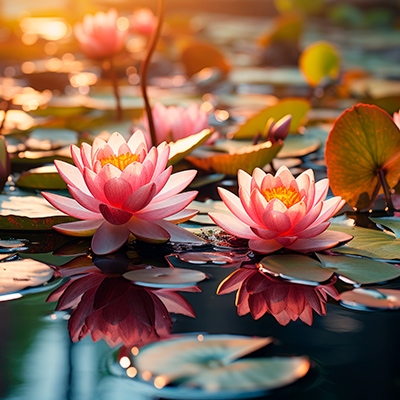
#> input picture tareas/3/24190107/Fotos/Loto.jpg, 400 x 400 px, found by its file name
$ python Redimensionar.py
#> lines starting #> are read from the running program, lines starting #| are printed output that depends on the picture
from PIL import Image

Imag =  Image.open("/home/gattiko/Escritorio/Perla/myenv/new carpet/Fotos/Loto.jpg")
#> Imag is the input picture: PIL image 400x400 RGB; mean R, G, B 134.6, 98.3, 77.4
#  Intento redimensionar las imagenes
Tamaño = Imag.resize((600, 1200))
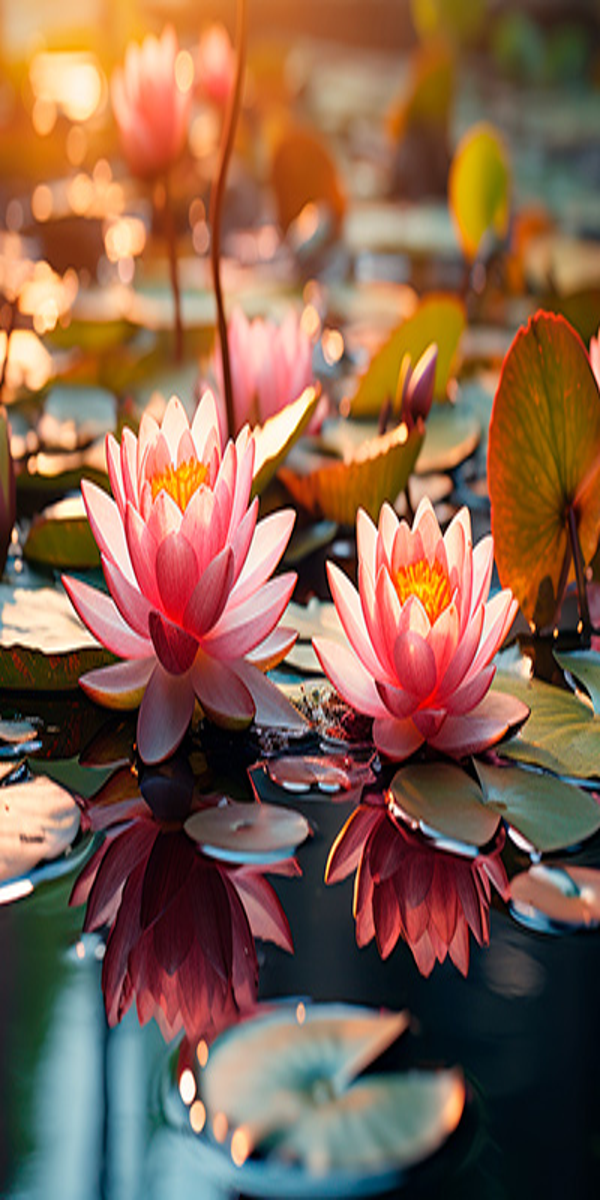
#> Tamaño: PIL image 600x1200 RGB; mean R, G, B 134.6, 98.3, 77.4
Tamaño.save("Imagen_Redimensionada1.jpg")
Tamaño.show()
# y usamos la funcion LANCZOS para redimensionar de una mejor manera
# pero no logre ver tanta diferencia.
Tamaño= Imag.resize((600, 1200), Image.LANCZOS)
Tamaño.save("Imagen_Redimensionada2.jpg")
Tamaño.show()
#Recortare las imagenes
Recortado = Imag.crop((100, 100, 400, 400))
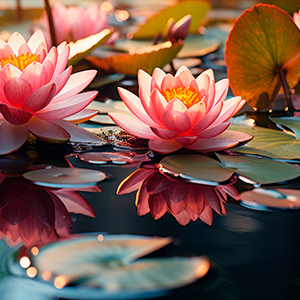
#> Recortado: PIL image 300x300 RGB; mean R, G, B 123.5, 88.1, 75.5
Recortado.save("Imagen_Recortada1.jpg")
Recortado.show()
#Rotare las imagenes de 45 y 90
Rotacion = Imag.rotate(45)
Rotacion.save("Imagen_Rotada1.jpg")
Rotacion.show()
Rotacion = Imag.rotate(90)
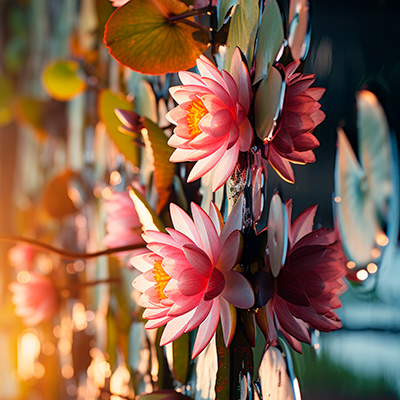
#> Rotacion: PIL image 400x400 RGB; mean R, G, B 134.6, 98.3, 77.4
Rotacion.save("Imagen_Rotada2.jpg")
Rotacion.show()

# voltear las imagenes de lados.
Volteado_D= Imag.transpose(Image.FLIP_LEFT_RIGHT)
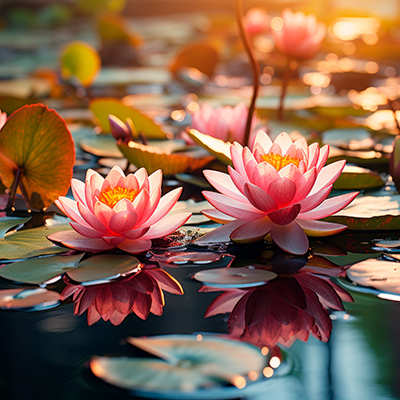
#> Volteado_D: PIL image 400x400 RGB; mean R, G, B 134.6, 98.3, 77.4
Volteado_D.save("Imagen_Volteado1.jpg")
Volteado_D.show()

# voltear las imagenes de Oarte superior e inferior.
Volteado_L = Imag.transpose(Image.FLIP_TOP_BOTTOM)
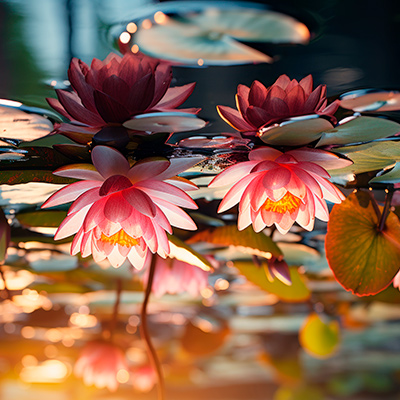
#> Volteado_L: PIL image 400x400 RGB; mean R, G, B 134.6, 98.3, 77.4
Volteado_L.save("Imagen_Volteado2.jpg")
Volteado_L.show()

#  wow una nueva forma de editar las imagenes,rotamos las i
Multiples = Imag.rotate(45,expand = 1, fillcolor="Red")
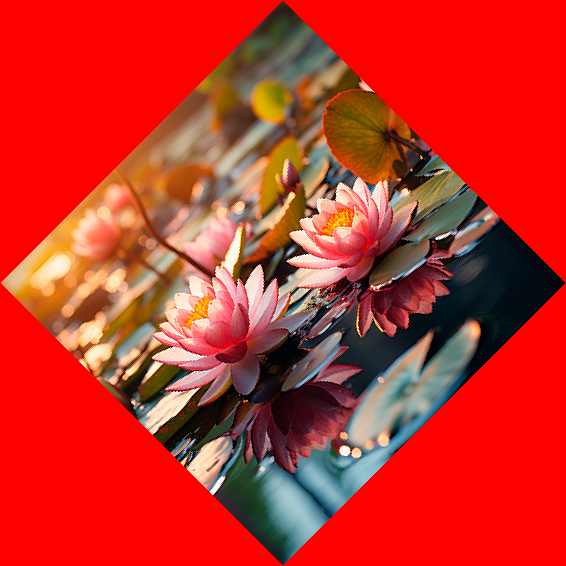
#> Multiples: PIL image 566x566 RGB; mean R, G, B 195, 49, 38.6
Multiples.save("Imagen_Multiple.jpg")
Multiples.show()

Multiples1 = Imag.rotate(150,expand = 1, fillcolor="Green")
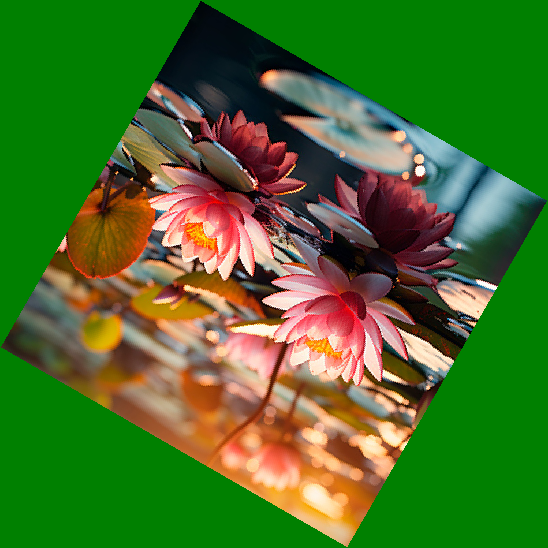
#> Multiples1: PIL image 548x548 RGB; mean R, G, B 71.7, 112.2, 41.2
Multiples1.save("Imagen_Multiple.jpg")
Multiples1.show()
